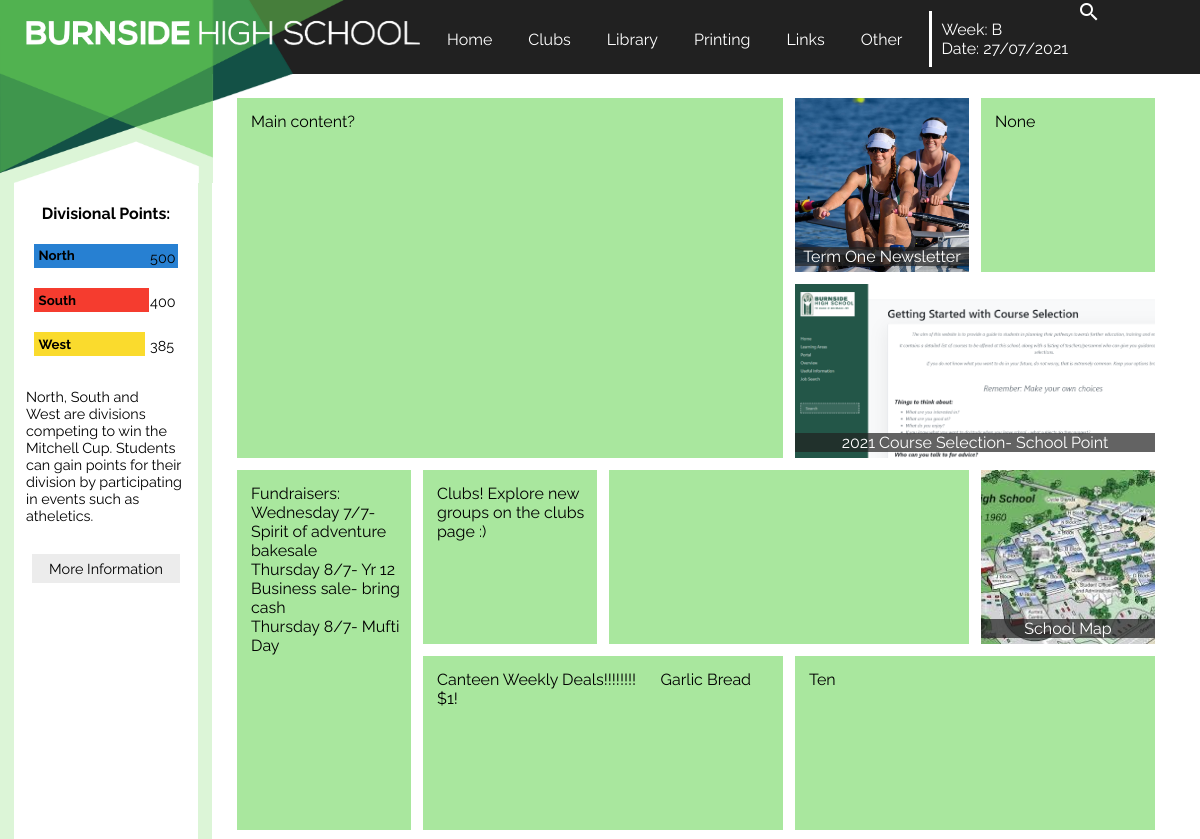
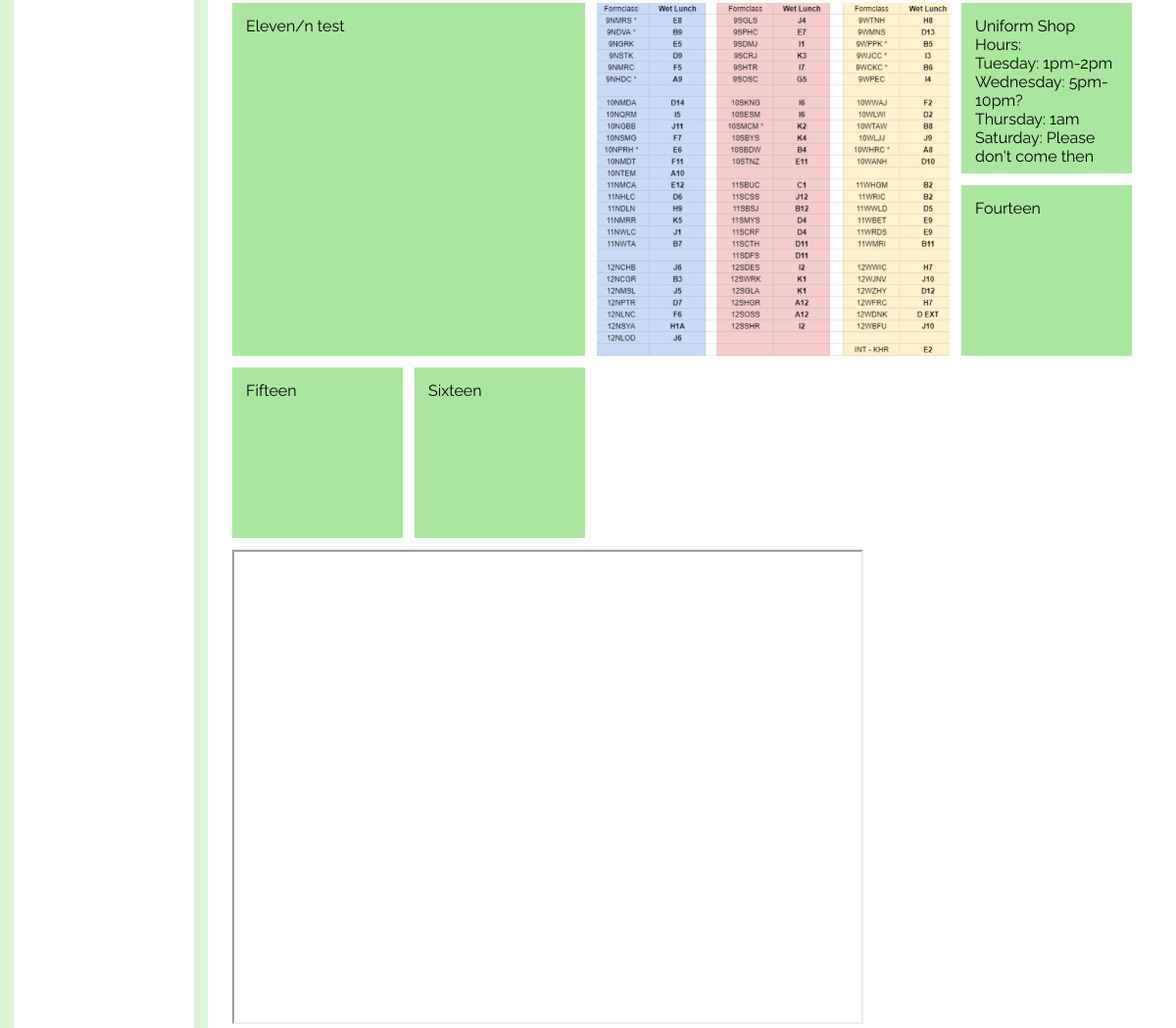
The page / on the database its author committed (2 pictures, top to bottom).
### tables this page shows
CREATE TABLE Divisions (id INTEGER PRIMARY KEY, name STRING, colour STRING);

### main.py (the view)
@app.route('/')
def home():
    first=['north',0]; second=['north',0]; third=['north',0]; north=['North',0]; south=['South',0]; west=['West',0]
    results=connectsql("db/Divisionalpoints.db","SELECT colour,name FROM Divisions")
    for result in results:
        if result[1]=='north':
            north.append(result[0])
        if result[1]=='south':
            south.append(result[0])
        if result[1]=='west':
            west.append(result[0])
    thing=connectsql("db/Divisionalpoints.db","SELECT north, south, west FROM Points")
    for item in thing:
        north[1]=north[1]+item[0]; south[1]=south[1]+item[1]; west[1]=west[1]+item[2]
    divisions=[north,south,west]
    for division in divisions:
        if division[1]>first[1]:
            first=division
    divisions.remove(first)
    for division in divisions:
        if division[1]>second[1]:
            second=division
    divisions.remove(second)
    for division in divisions:
        third=division
    num1=first[1]; num2=second[1]; num3=third[1]; name1=first[0]; name2=second[0]; name3=third[0]; col1=first[2]; col2=second[2]; col3=third[2]
    contents=connectsql("db/HomePageContent.db","SELECT content,colour,image,width,height,link,target FROM Content ORDER BY box")
    content=[]
    for item in contents:
        if item[2]!=None:
            item=list(item)
            item[3]=item[3]+2
            item[4]=item[4]+2
            item=tuple(item)
        content.append(item)
    return render_template('home.html', num1=num1,num2=num2,num3=num3,name1=name1,name2=name2,name3=name3,col1=col1,col2=col2,col3=col3,content=content,week=week,date=date)

### main.py (called while the page is built)
def connectsql(data,query):
    with sqlite3.connect(data) as connection:
        cursor=connection.cursor()
        cursor.execute(query)
        results=cursor.fetchall()
        return results

### templates/home.html
{% extends 'layout.html' %}
{% block content %}
<div class=main>
        {%for item in content%}
                {%if item[2]==None%}
                        {%if item[5]==None%}
                                <div class=block1 style=background-color:#{{item[1]}};width:{{item[3]}}vw;height:{{item[4]}}vw;>
                                        <textarea disabled=true readonly style=width:{{item[3]}}vw;height:{{item[4]}}vw;>{{item[0]}}</textarea>
                                </div>
                        {%else%}
                                <a href='{{item[5]}}' target=_{{item[6]}}>
                                        <div class=block1 style=background-color:#{{item[1]}};width:{{item[3]}}vw;height:{{item[4]}}vw;>
                                                <textarea disabled=true readonly style=width:{{item[3]}}vw;height:{{item[4]}}vw;cursor:pointer;>{{item[0]}}</textarea>
                                        </div>
                                </a>
                        {%endif%}
                {%else%}
                        {%if item[5]==None%}
                                <div class=block2 style=background-color:#{{item[1]}};width:{{item[3]}}vw;height:{{item[4]}}vw;>
                                        <img src='/static/images/{{item[2]}}'>
                                        <p>{{item[0]}}</p>
                                </div>
                        {%else%}
                                <a href='{{item[5]}}' target=_{{item[6]}}>
                                        <div class=block2 style=background-color:#{{item[1]}};width:{{item[3]}}vw;height:{{item[4]}}vw;>
                                                <img src='/static/images/{{item[2]}}'>
                                                <p>{{item[0]}}</p>
                                        </div>
                                </a>
                        {%endif%}
                {%endif%}
        {%endfor%}
<iframe src="https://www.google.com/maps/d/embed?mid=1XiaLhvYmOrLqXlZq8JjyQrEImO0CnPuN" width="640" height="480"></iframe>
</div>
{% endblock %}
{% block sidebar %}
<div class=divpoints>
        <h4>Divisional Points:</h4>
        <div class=first style='background-color: #{{col1}}'><h5>{{name1}}</h5></div>
        <div class=number><p>{{num1}}</p></div>
        <div class=second style='background-color: #{{col2}}; width:calc(({{num2}}/{{num1}})*12vw)'><h5>{{name2}}</h5></div>
        <div class=number><p>{{num2}}</p></div>
        <div class=second style='background-color: #{{col3}}; width:calc(({{num3}}/{{num1}})*12vw)'><h5>{{name3}}</h5></div>
        <div class=number><p>{{num3}}</p></div>
        <p>North, South and West are divisions competing to win the Mitchell Cup. Students can gain points for their division by participating in events such as atheletics.</p>
        <div class='link'>
                <a href="/divpoints"><p>More Information</p></a>
        </div>
</div>
{% endblock %}

### static/css/style.css (style rules this page uses)
body { font-family: 'Raleway', sans-serif; margin: 0px 0px 0px 0px; background-color: white; background-size: 30vw, 15.0857142857vw; }
.divpoints p { padding: 1vw; text-align: left; font-size: 90%; }
.divpoints h4 { text-align: center; }
.divpoints h5 { width:3vw; margin:0.38vw; float:left; margin-right:0; }
.number p { float:right; text-align: right; margin:0.25vw; padding:0; width:2vw; margin-left: 0; margin-right:2vw; position:relative; top:-3.5vw; }
.first { width:12vw; height:2vw; margin:1.67vw; }
.second { height:2vw; margin:1.67vw; margin-right:0; }
h4 { text-align:center; }
.link p { background-color:#ecececff; margin:1.5vw; padding:.5vw; text-align: center; text-decoration: none; color: black; }
a { text-decoration:none; }
.main p { margin:0; }
textarea { background-color: rgba(255, 255, 255, 0); border:none; resize:none; font-family:'Raleway', sans-serif; font-size: inherit; color: black; }
.block1 { padding:1vw; margin-bottom:1vw; margin-right:1vw; float:left; color:black; }
.block2 { padding:0; margin-bottom:1vw; margin-right:1vw; float:left; position:relative; }
.block2 img { width:100%; height:100%; object-fit:cover; }
.block2 p { position:absolute; color:white; bottom:0.5vw; background-color:rgba(33, 33, 33, 0.7); width:100%; text-align:center; }

### rows shown on the page
Divisions: name "North"
Divisions: name "South"
Divisions: name "West"

### other values the page prints
{{ week }} "B"
{{ date }} "27/07/2021"
{{ item[0] }} "Term One Newsletter" "2021 Course Selection- School Point" "School Map"
{{ num1 }} "500"
{{ num2 }} "400"
{{ num3 }} "385"
